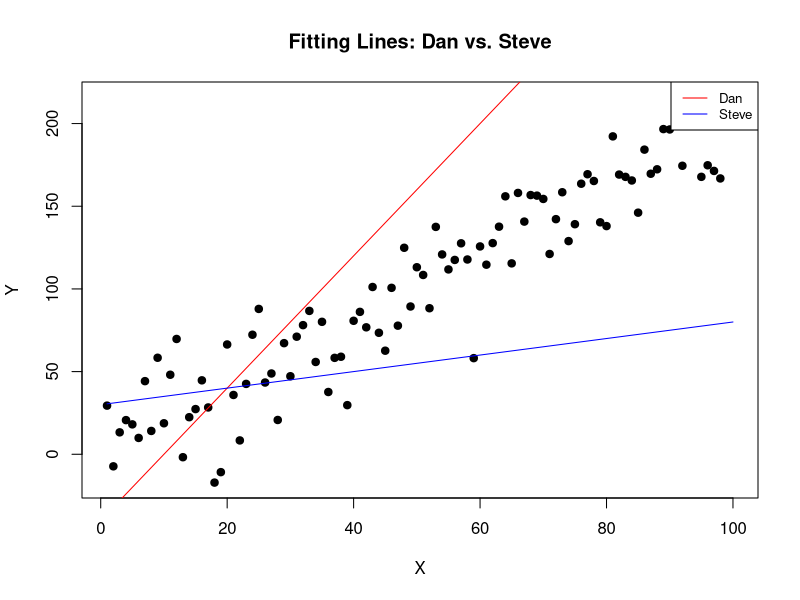
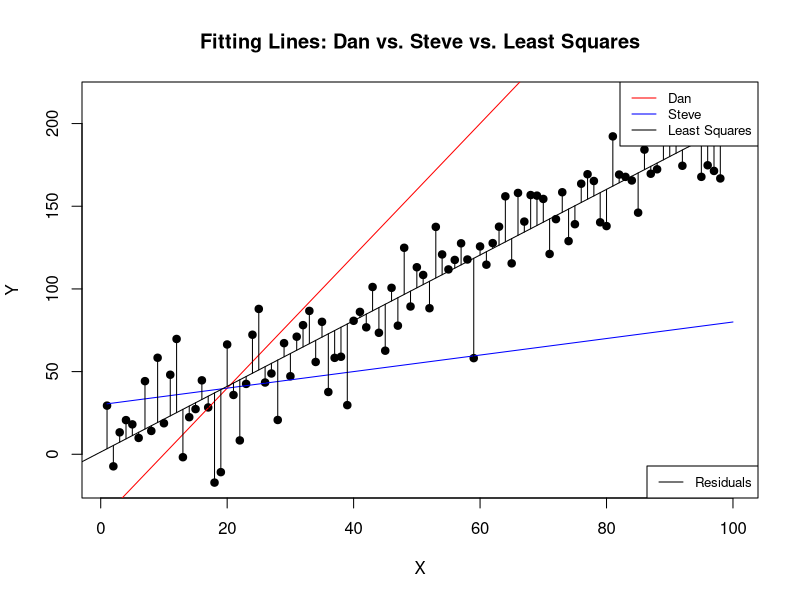

Write R code to recreate these figures, in order.
## ---- chunk 1
knitr::opts_chunk$set(warning = FALSE, message = FALSE) 
## ---- chunk 2
# Simulate some data
set.seed(42)
x <- 1:100
y <- 2*x + rnorm(100, mean=0, sd=20)  # true line: y = 2x + noise
plot(x, y, main = "Fitting Lines: Dan vs. Steve", xlab = "X", ylab = "Y", pch = 19)

# Dan's and Steve's poor attempts
lines(x, 4*x - 40, col = "red")  # Dan's line
lines(x, .5*x + 30, col = "blue")  # Steve's line
legend("topright", legend=c("Dan", "Steve"), col=c("red", "blue"), lty=1, cex=0.8)
## ---- chunk 3
set.seed(42)
x <- 1:100
y <- 2*x + rnorm(100, mean=0, sd=20)

# Fitting a regression line
fit <- lm(y ~ x)

# true line: y = 2x + noise
plot(x, y, main = "Fitting Lines: Dan vs. Steve vs. Least Squares", xlab = "X", ylab = "Y", pch = 19)

# Dan's and Steve's poor attempts
lines(x, 4*x - 40, col = "red")  # Dan's line
lines(x, 0.5*x + 30, col = "blue")  # Steve's line
abline(fit, col="black")  # adding the least squares line

# Adding residuals for the least squares line
predicted_values <- predict(fit)
for (i in 1:length(x)) {
    lines(c(x[i], x[i]), c(y[i], predicted_values[i]), col="black")
}

legend("topright", legend=c("Dan", "Steve", "Least Squares"), col=c("red", "blue", "black"), lty=1, cex=0.8)


# Add a legend for the residuals
legend("bottomright", legend=c("Residuals"), col=c("black"), lty=1, cex=0.8)

## ---- chunk 4
# Load the dataset
data(mtcars)

head(mtcars)
## ---- chunk 5
# Load the dataset
data(mtcars)

cars <- lm(mpg ~ wt + disp + hp + cyl, data = mtcars)
summary(cars)
## ---- chunk 6


# Prepare the data matrix X (with intercept) and response vector Y
X <- as.matrix(cbind(Intercept = 1, `Weight (1000 lbs)` = mtcars$wt, `Displacement (cu.in.)` = mtcars$disp, `Horsepower` = mtcars$hp, `Number of cylinders` = mtcars$cyl))  # Adding an intercept
Y <- mtcars$mpg

# Display the first few rows of X and Y
head(X)
head(Y)
## ---- chunk 7
# Compute (X'X)^(-1)
XTX_inv <- solve(t(X) %*% X)

# Compute beta = (X'X)^(-1)X'Y
beta <- XTX_inv %*% t(X) %*% Y

# Print the estimated coefficients
beta
